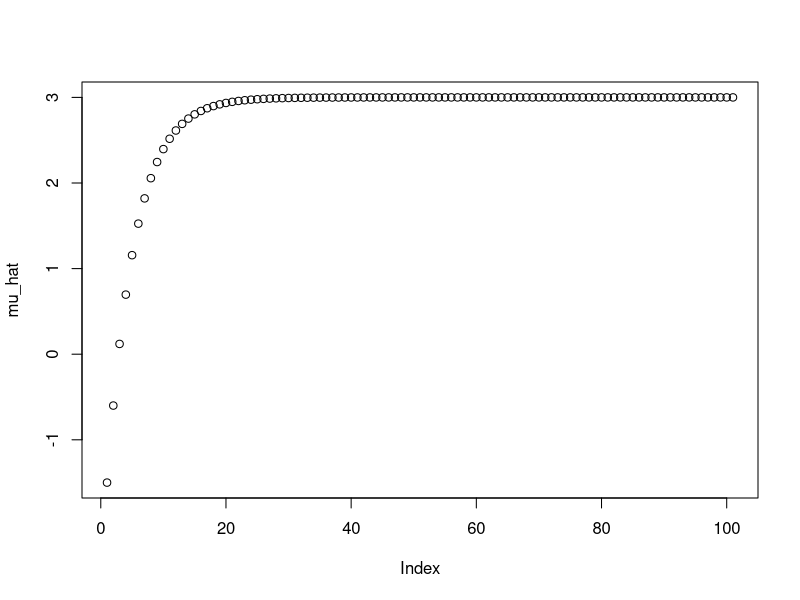
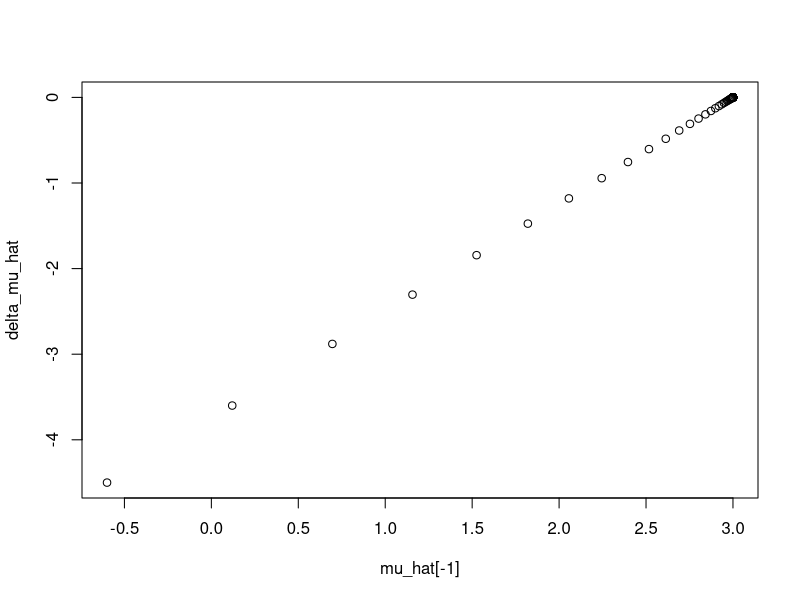

Reproduce these figures in R, in order.
## R_Demo_AML_neuralnet_gradiant_decent_mu.R
##########################################################################
## INSTRUCTOR: Christopher Fariss
## COURSE NAME: Advanced Computational Methods for Social Media and Textual Data (3B)
## University of Essex Summer School 2023
##
## Date: 2023-08-13
##
## Please e-mail me if you find any errors or have and suggestions (either email is fine)
## e-mail: cjf0006@gmail.com
## e-mail: cjfariss@umich.edu
##########################################################################
## Introduction to tutorial:
##
## Overview of Gradient Decent for a model with one parameter for a mean.
##
## Gradient decent is an iterative process used to find the best parameter value(s) in any model and especially a neural network.
##
##########################################################################





## load libraries
library(MASS)

## set learning rate this varies on the unit interval (0 to 1]
lr <- .2
#lr <- .01
#lr <- 1

y <- c(1,2,3,4,5)
##y <- rnorm(1000, pi, 1)
n <- length(y)

y
n


iterations <- 100

loss <- NA

mu_hat <- -1.5

y_hat <- matrix(NA, nrow=n, ncol=iterations)
y_error <- matrix(NA, nrow=n, ncol=iterations)

delta_mu_hat <- NA

## sequential iterations to evaulate loss function
for (j in 1:iterations){
    
    ## y_hat: calculate the predicted y_hat based on the best guess of mu
    
    y_hat[,j] <- mu_hat[j]
    
    ## risidual: the difference between the predicted y (y_hat) and y is the error for y
    y_error[,j] <- y_hat[,j] - y
    
    ## loss: the estimated error is used to calculate the unexplained variance between y and y_hat, which is the sum of squared errors
    loss[j] <- sum(y_error[,j]^2)
    
    ## difference between current estimate and the unexplained differences, which is the method to calculate the gradient at that point
    delta_mu_hat[j] <- sum(y_error[,j])/n
    
    ## shift estimates along the gradient (+ function if y-y_hat; - function if y_hat-y)
    mu_hat[j+1] <- mu_hat[j] - (lr*delta_mu_hat[j])
}

mu_hat[length(mu_hat)]

plot(mu_hat)

plot(mu_hat[-1], delta_mu_hat)
